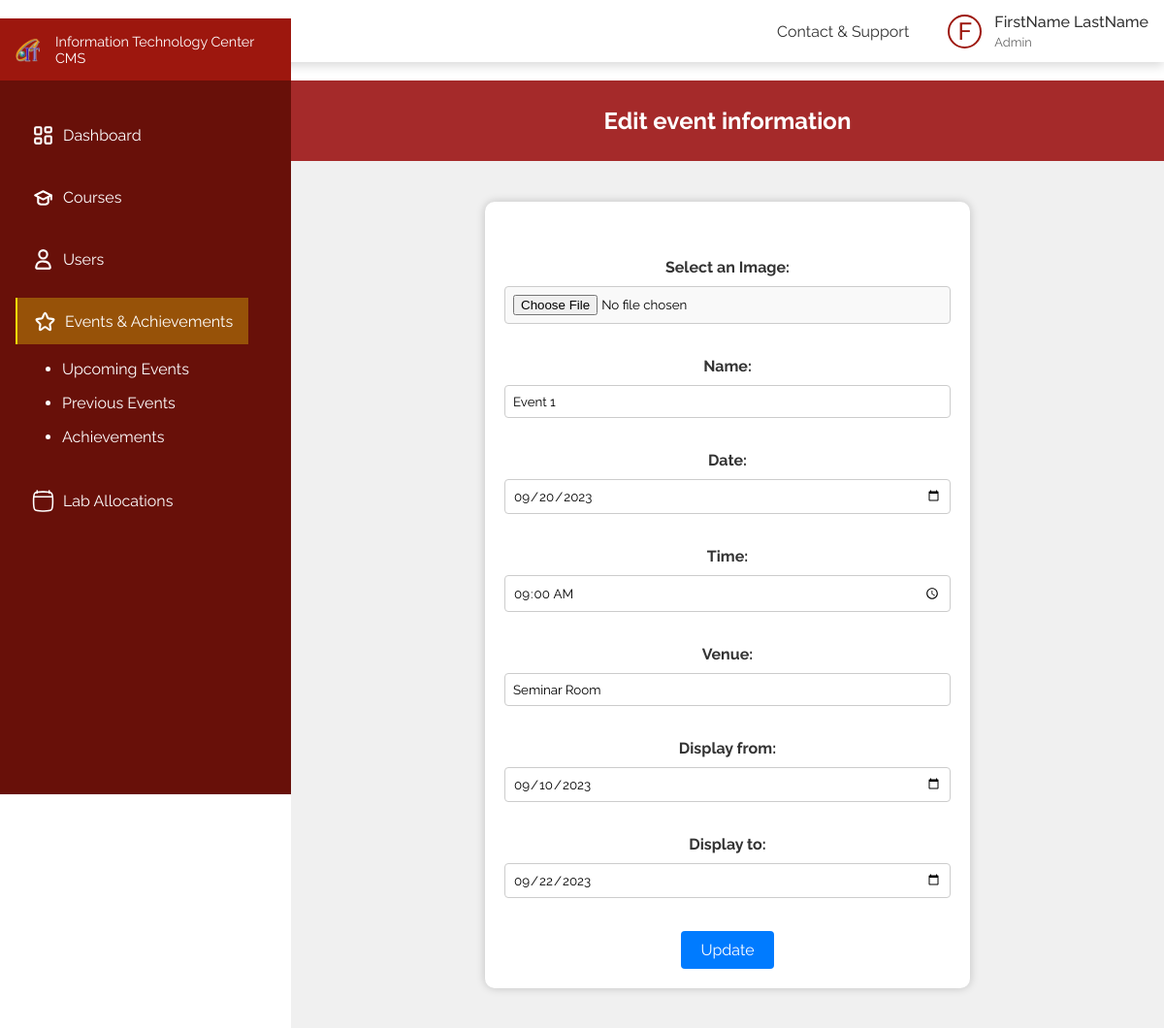
The app's page /pages/editevent.php?edit_id=1 with its own data.
### tables this page shows
CREATE TABLE IF NOT EXISTS `upcoming_event` (
  `e_id` int NOT NULL AUTO_INCREMENT,
  `e_name` varchar(100) DEFAULT NULL,
  `e_date` date DEFAULT NULL,
  `e_time` time DEFAULT NULL,
  `e_venue` varchar(100) DEFAULT NULL,
  `e_img` varchar(100) NOT NULL,
  `display_from` date NOT NULL,
  `display_to` date NOT NULL,
  `added_by` int NOT NULL COMMENT 'f_key -userId',
  `published` tinyint DEFAULT 0,
  PRIMARY KEY (`e_id`),
  KEY `fk_admin_id` (`added_by`)
);

### pages/editevent.php (the view, shortened to what this page needs)
<?php
include_once "../config.php";
if ($_SERVER["REQUEST_METHOD"] == "GET") {
    $event_id = $_GET["edit_id"];
    $sql= "SELECT * FROM  upcoming_event WHERE e_id= $event_id";
    $result = mysqli_query($conn,$sql);
    $row = mysqli_fetch_assoc($result);
    $event_name= $row['e_name'];
    $event_date= $row['e_date'];
    $event_time= $row['e_time'];
    $event_venue= $row['e_venue'];
    $event_display_from= $row['display_from'];
    $event_display_to= $row['display_to'];
}
?>
<!DOCTYPE html>
<html>
<head>
    <link rel="stylesheet" href="../css/addnewevent.css">
</head>
<body>
    <div class="flex-box">
        <div class="left">
            <?php
             include_once(APP_ROOT . "/includes/sidebar.php");
            ?>
        </div>
        <?php
         include_once(APP_ROOT . "/includes/header.php");
        ?>
        <div class="right">
            <div class="add-events">
                <h2>Edit event information</h2>
                <div class="form-container">
                    <form action="../backend/edit_event.php" method="POST" enctype="multipart/form-data">
                        <br><br>
                        <label for="e_img">Select an Image:</label>
                        <input type="file" name="e_img" id="e_img"  required>
                        <br><br>
                        <label for="e_name">Name:</label>
                        <input type="text" name="e_name" id="e_name" value= "<?php echo $event_name; ?>">
                        <br><br>
                        <label for="e_date">Date:</label>
                        <input type="date" name="e_date" id="e_date" value= "<?php echo $event_date; ?>">
                        <br><br>
                        <label for="e_time">Time:</label>
                        <input type="time" name="e_time" id="e_time" value= "<?php echo $event_time; ?>">
                        <br><br>
                        <label for="e_venue">Venue:</label>
                        <input type="text" name="e_venue" id="e_venue" value= "<?php echo $event_venue; ?>">
                        <br><br>
                        <label for="display_from">Display from:</label>
                        <input type="date" name="display_from" id="display_from" value= "<?php echo $event_display_from; ?>" required>
                        <br><br>
                        <label for="display_to">Display to:</label>
                        <input type="date" name="display_to" id="display_to" value= "<?php echo $event_display_to; ?>" required>
                        <br><br>
                        <input type="submit" value="Update">
                    </form>
                </div>
            </div>
        </div>
    </div>
</body>
</html>

### css/addnewevent.css (style rules this page uses)
.add-events body, h2, form { margin: 0; padding: 0; }
.add-events .form-container { display: flex; justify-content: center; align-items: center; height: 100%; width: 100%; background-color: #f0f0f0; }
.add-events form { background-color: #ffffff; padding: 20px; border-radius: 10px; box-shadow: 0 0 10px rgba(0, 0, 0, 0.2); text-align: center; width: 500px; }
.add-events h2 { padding: 3%; color: #ffffff; font-size: 24px; text-align: center; background-color: brown; }
.add-events label { display: block; margin-bottom: 10px; font-weight: bold; color: #333333; }
.add-events input[type="text"], .add-events input[type="number"], .add-events input[type="date"], .add-events input[type="time"] { width: 100%; padding: 8px; margin-bottom: 15px; border: 1px solid #ccc; border-radius: 4px; }
.add-events input[type="file"] { width: 100%; padding: 8px; margin-bottom: 15px; border: 1px solid #ccc; border-radius: 4px; background-color: #f9f9f9; }
.add-events input[type="submit"] { background-color: #007bff; color: #fff; padding: 10px 20px; border: none; border-radius: 4px; cursor: pointer; font-size: 16px; }

### css/styles.css (style rules this page uses)
* { margin: 0; padding: 0; box-sizing: border-box; font-family: "Raleway", sans-serif; }
:root { --color-1: #9d170e; --color-2: #f9db08; --color-3: #305fa6; --color-4: #00b007; --color-5: #790483; --color-text-1: #333; --color-text-2: #666; --color-shade-1: #681009; }
.flex-box { display: flex; }
.left { width: 300px; }
.right { width: calc(100% - 300px); padding-top: 4rem; }

### records on screen
upcoming_event: e_name "Event 1", e_date "09/20/2023", e_time "09:00:00", e_venue "Seminar Room", display_from "09/10/2023", display_to "09/22/2023"
